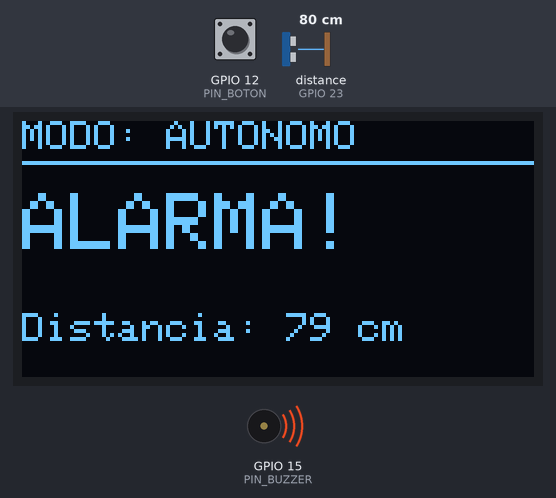
Simulated run of this sketch. Board: ESP32. On the bench: 128×64 one-colour display, buzzer (waves = sounding, pin HIGH). Wiring (inferred from the names in the program): ultrasonic range finder: trigger GPIO 19; echo GPIO 23. Inputs (shaded band) come from the test bench; at power-on: distance to the obstacle (sensor on GPIO 23) 80 cm, GPIO 12 (PIN_BOTON) HIGH. The echo pulse lasts 58.3 µs per cm; pins used as bus, display or sensor lines are not drawn.

Above: at 1.2 s.
1.3 s: distance to the obstacle (sensor on GPIO 23) set to 120 cm
At 2.4 s:
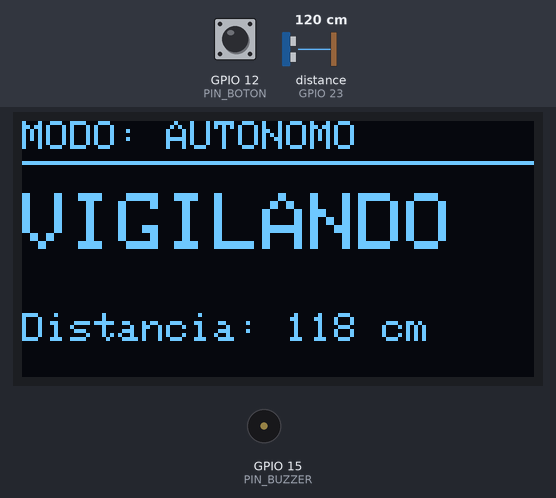
2.9 s: GPIO 12 (PIN_BOTON) pulled LOW for 0.15 s
At 4.0 s:
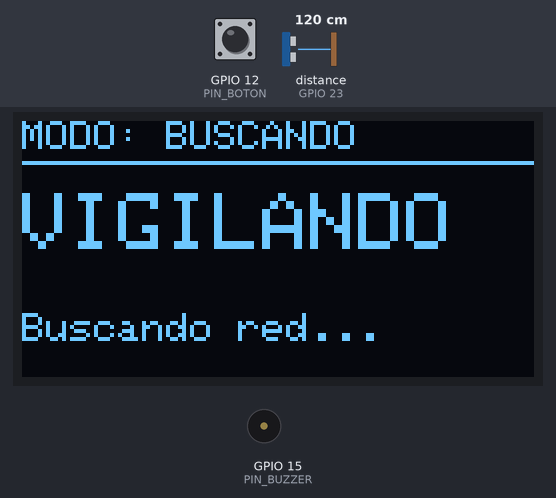
6.0 s: distance to the obstacle (sensor on GPIO 23) set to 84 cm
At 7.3 s:
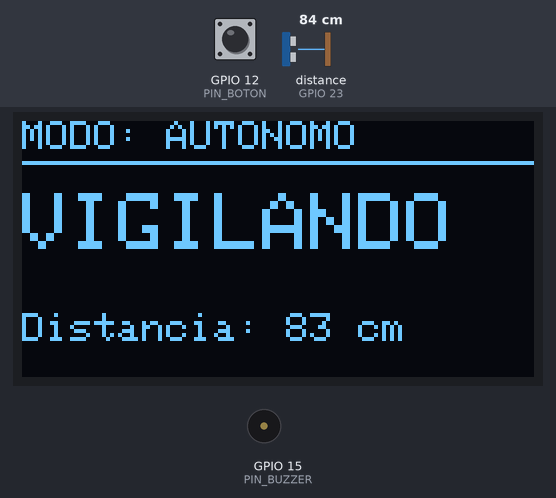
8.0 s: distance to the obstacle (sensor on GPIO 23) set to 78 cm
At 9.2 s:
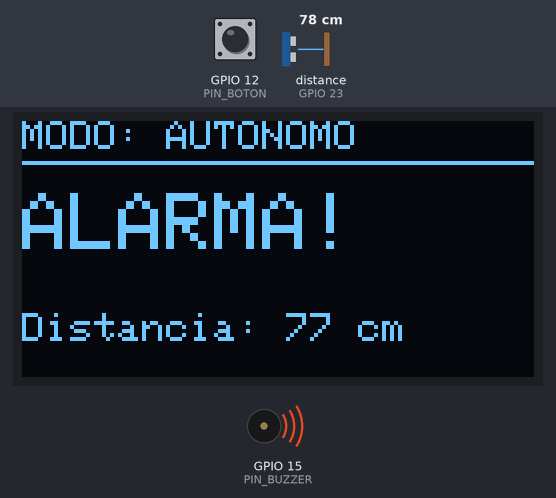
9.6 s: GPIO 12 (PIN_BOTON) pulled LOW for 1 s
At 10.8 s:
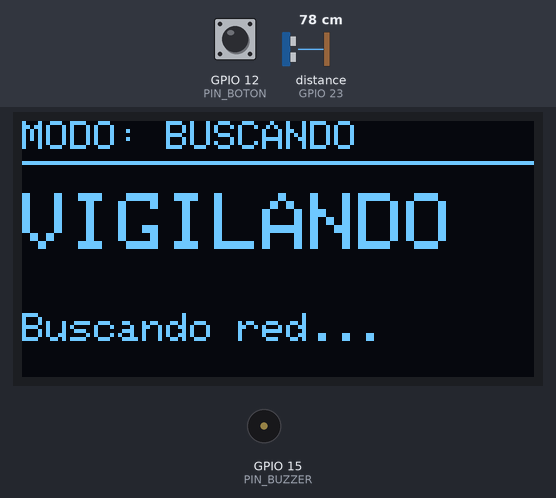
13.6 s: GPIO 12 (PIN_BOTON) pulled LOW for 3.2 s
At 18.0 s:
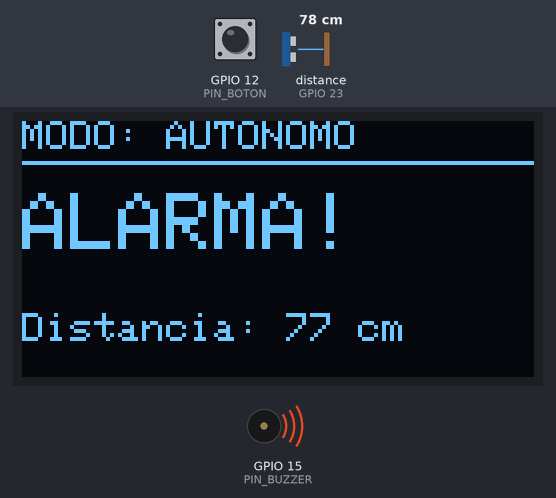
Timing chart, 0 to 19.5 s (numbered marks = the images above; inputs shaded):
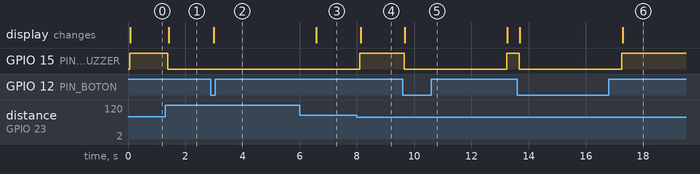

The sketch:

DetectorLaser.ino
```cpp
#include <WiFi.h>
#include <esp_now.h>
#include <esp_wifi.h>
#include "Pantalla.h"
#include "Sensores.h"

// Hardware e instancias
GestorPantalla pantalla;
GestorSensores sensores;

const int PIN_BOTON = 12;

// Estados
enum ModoOperacion { BUSCANDO, COLABORATIVO, AUTONOMO };
ModoOperacion modoActual = AUTONOMO;

// Tiempos y red
const unsigned long TIMEOUT_BUSQUEDA_MS = 3000;
unsigned long tInicioBusqueda = 0;
bool parDetectado = false;
uint8_t macPar[6];
uint8_t macPropia[6];
uint8_t broadcastAddress[] = {0xFF, 0xFF, 0xFF, 0xFF, 0xFF, 0xFF};

typedef struct __attribute__((packed)) {
  uint8_t tipo;
  uint8_t macOrigen[6];
} MensajeDescubrimiento;

void alRecibirDatos(const esp_now_recv_info_t *info, const uint8_t *datos, int len) {
  if (len == sizeof(MensajeDescubrimiento)) {
    MensajeDescubrimiento msg;
    memcpy(&msg, datos, sizeof(MensajeDescubrimiento));
    if (msg.tipo == 0 && !parDetectado) {
      memcpy(macPar, msg.macOrigen, 6);
      parDetectado = true;
    }
  }
}

void registrarPeer(const uint8_t* mac) {
  esp_now_peer_info_t peerInfo = {};
  memcpy(peerInfo.peer_addr, mac, 6);
  peerInfo.channel = 0;
  peerInfo.encrypt = false;
  if (!esp_now_is_peer_exist(mac)) {
    esp_now_add_peer(&peerInfo);
  }
}

void enviarBalizaBusqueda() {
  MensajeDescubrimiento msg;
  msg.tipo = 0;
  memcpy(msg.macOrigen, macPropia, 6);
  esp_now_send(broadcastAddress, (uint8_t*)&msg, sizeof(MensajeDescubrimiento));
}

void setup() {
  Serial.begin(115200);

  pinMode(PIN_BOTON, INPUT_PULLUP);
  sensores.begin();
  pantalla.begin();

  WiFi.mode(WIFI_STA);
  WiFi.disconnect();
  esp_wifi_get_mac(WIFI_IF_STA, macPropia);

  if (esp_now_init() == ESP_OK) {
    registrarPeer(broadcastAddress);
    esp_now_register_recv_cb(alRecibirDatos);
  }

  pantalla.mostrar("AUTONOMO", false, 0);
}

void loop() {
  // Pulsación del botón para forzar descubrimiento
  if (digitalRead(PIN_BOTON) == LOW && modoActual != BUSCANDO) {
    modoActual = BUSCANDO;
    parDetectado = false;
    tInicioBusqueda = millis();
    sensores.setBuzzer(false);
  }

  switch (modoActual) {
    case BUSCANDO: {
      enviarBalizaBusqueda();
      pantalla.mostrar("BUSCANDO", false, 0);

      if (parDetectado) {
        modoActual = COLABORATIVO;
        registrarPeer(macPar);
        delay(400);
      } else if (millis() - tInicioBusqueda >= TIMEOUT_BUSQUEDA_MS) {
        modoActual = AUTONOMO;
        delay(400);
      }
      delay(80);
      break;
    }

    case COLABORATIVO: {
      int lecturaLDR = 0;
      bool alarma = sensores.verificarCorteLaser(lecturaLDR);
      sensores.setBuzzer(alarma);
      pantalla.mostrar("COLABORATIVO", alarma, lecturaLDR);
      delay(60);
      break;
    }

    case AUTONOMO: {
      long distancia = sensores.medirDistanciaUltrasonidos();
      bool alarma = (distancia < sensores.UMBRAL_DISTANCIA_CM);
      sensores.setBuzzer(alarma);
      pantalla.mostrar("AUTONOMO", alarma, (int)distancia);
      delay(80);
      break;
    }
  }
}
```

Pantalla.h
```cpp
#pragma once
#include <Wire.h>
#include <Adafruit_GFX.h>
#include <Adafruit_SSD1306.h>

#define ANCHO_PANTALLA 128
#define ALTO_PANTALLA  64
#define DIRECCION_OLED 0x3C

class GestorPantalla {
public:
  GestorPantalla() : _display(ANCHO_PANTALLA, ALTO_PANTALLA, &Wire, -1) {}

  bool begin() {
    Wire.begin(21, 22); // Pines nativos I2C
    return _display.begin(SSD1306_SWITCHCAPVCC, DIRECCION_OLED);
  }

  void mostrar(const char* modo, bool alarma, int valorSensor) {
    _display.clearDisplay();
    _display.setTextColor(SSD1306_WHITE);

    // Cabecera: Modo actual
    _display.setTextSize(1);
    _display.setCursor(0, 0);
    _display.print("MODO: ");
    _display.println(modo);
    _display.drawLine(0, 10, 127, 10, SSD1306_WHITE);

    // Estado central: ALARMA o VIGILANDO
    _display.setCursor(0, 18);
    _display.setTextSize(2);
    if (alarma) {
      _display.println("ALARMA!");
    } else {
      _display.println("VIGILANDO");
    }

    // Datos del sensor según modo
    _display.setTextSize(1);
    _display.setCursor(0, 48);
    if (strcmp(modo, "COLABORATIVO") == 0) {
      _display.print("LDR: ");
      _display.print(valorSensor);
    } else if (strcmp(modo, "AUTONOMO") == 0) {
      _display.print("Distancia: ");
      _display.print(valorSensor);
      _display.print(" cm");
    } else {
      _display.println("Buscando red...");
    }

    _display.display();
  }

private:
  Adafruit_SSD1306 _display;
};
```

Sensores.h
```cpp
#pragma once
#include <Arduino.h>

class GestorSensores {
public:
  const int PIN_LDR     = 4;
  const int PIN_BUZZER  = 15;
  const int PIN_US_TRIG = 19;
  const int PIN_US_ECHO = 23;

  const int UMBRAL_LASER        = 4000;
  const int UMBRAL_DISTANCIA_CM = 80;

  void begin() {
    pinMode(PIN_LDR, INPUT);
    pinMode(PIN_BUZZER, OUTPUT);
    pinMode(PIN_US_TRIG, OUTPUT);
    pinMode(PIN_US_ECHO, INPUT);

    digitalWrite(PIN_BUZZER, LOW);
    digitalWrite(PIN_US_TRIG, LOW);
  }

  bool verificarCorteLaser(int &valorLeido) {
    valorLeido = analogRead(PIN_LDR);
    return (valorLeido < UMBRAL_LASER);
  }

  long medirDistanciaUltrasonidos() {
    digitalWrite(PIN_US_TRIG, LOW);
    delayMicroseconds(2);
    digitalWrite(PIN_US_TRIG, HIGH);
    delayMicroseconds(10);
    digitalWrite(PIN_US_TRIG, LOW);

    long duracion = pulseIn(PIN_US_ECHO, HIGH, 25000);
    if (duracion == 0) return 999;
    return duracion * 0.034 / 2;
  }

  void setBuzzer(bool encendido) {
    digitalWrite(PIN_BUZZER, encendido ? HIGH : LOW);
  }
};
```

Measured:
- the behaviour switches between 81 and 80 cm on distance to the obstacle (sensor on GPIO 23) (found by bisection; images 3 and 4)
- after the input at 1.3 s, GPIO 15 (PIN_BUZZER): HIGH → LOW after 0.09 s; the display: changes after 0.12 s (image 1)
- after the input at 2.9 s, the display: changes after 0.09 s (image 2)
- after the input at 6.0 s, the display: changes after 0.58 s (image 3)
- after the input at 8.0 s, GPIO 15 (PIN_BUZZER): LOW → HIGH after 0.11 s; the display: changes after 0.13 s (image 4)
- after the input at 9.6 s, GPIO 15 (PIN_BUZZER): HIGH → LOW after 0.05 s, → HIGH 3.6 s later; the display: changes after 0.08 s (image 5)
- after the input at 13.6 s, GPIO 15 (PIN_BUZZER): HIGH → LOW after 0.07 s, → HIGH 3.6 s later; the display: first changes after 0.10 s (image 6 shows a later state)
